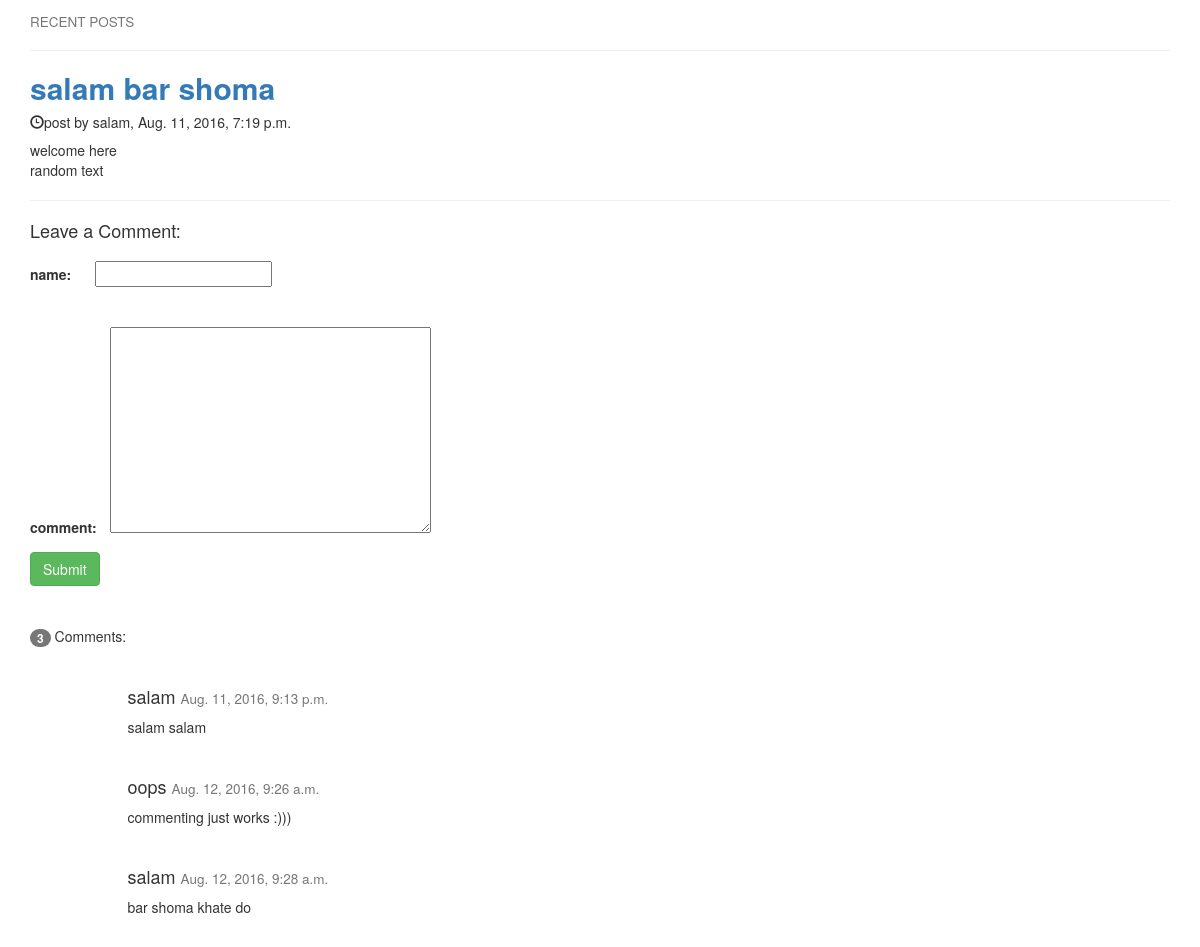
The page /blog/post?pid=1 on the database its author committed.
### blog/models.py (models this page shows, shortened)
class Post(models.Model):
    author = models.ForeignKey(User)
    date = models.DateTimeField(default = timezone.now)
    title = models.CharField(max_length = 100)
    text = models.TextField()

class Comment(models.Model):
    post = models.ForeignKey(Post)
    name = models.CharField(max_length = 100)
    text = models.TextField()
    date = models.DateTimeField(default = timezone.now)

### blog/views.py (the view)
# urls.py: url(r'post', blog.views.show_post),
def show_post(request):
    pid = request.GET.get('pid')
    pst = Post.objects.get(id=pid)
    if request.method=='POST':
        form = CommentForm(request.POST)
        if form.is_valid():
            cm = Comment(post=pst,name=form.cleaned_data['name'],text=form.cleaned_data['text'])
            cm.save()
    comments = pst.comment_set.all()
    comment_form = CommentForm()
    count = len(comments)
    template = 'post.html'
    return render(request, template, {'post': pst, 'count': count, 'comment_form':comment_form,'comments': comments})

### blog/forms.py
class CommentForm(forms.Form):
    name = forms.CharField(max_length=100,label="name:")
    text = forms.CharField(widget=forms.Textarea,label="comment:")

### blog/templates/post.html (shortened to what this page needs)
<!DOCTYPE html>
<html lang="en">
<head>
    <link rel="stylesheet" href="http://maxcdn.bootstrapcdn.com/bootstrap/3.3.7/css/bootstrap.min.css">
</head>
<body>
<div class="container">
    <h4>
        <a href="/blog/">
            <small>RECENT POSTS</small>
        </a>
    </h4>
    <hr>
    <h2><strong><a href="/blog/post?pid={{ post.id }}">{{ post.title }}</a></strong></h2>
    <h5><span class="glyphicon glyphicon-time"></span>post by {{ post.author }}, {{ post.date }}</h5>
    <p>{{ post.text|linebreaksbr }}</p>
    <hr>
    <h4>Leave a Comment:</h4>
    <form action="" method="post">
        {{ comment_form.as_p }}
        <button type="submit" class="btn btn-success">Submit</button>
    </form>
    <br><br>
    <p><span class="badge">{{ count }}</span> Comments:</p><br>
    {% for cm in comments %}
    <div class="row">
        <div class="col-sm-1 text-center">
        </div>
        <div class="col-sm-10">
            <h4>{{ cm.name }}
                <small>{{ cm.date }}</small>
            </h4>
            <p>{{ cm.text }}</p>
            <br>
        </div>
    </div>
    {% endfor %}
</div>
</body>
</html>

### blog/templates/post.html (style rules this page uses)
input { margin-top:10px; margin-left: 20px; margin-bottom: 20px; }
textarea { margin-top: 10px; margin-left: 10px; }

### rows shown on the page
Post: title "salam bar shoma", author "salam", date "Aug. 11, 2016, 7:19 p.m.", text "welcome here random text"
Comment: name "salam", date "Aug. 11, 2016, 9:13 p.m.", text "salam salam"
Comment: name "oops", date "Aug. 12, 2016, 9:26 a.m.", text "commenting just works :)))"
Comment: name "salam", date "Aug. 12, 2016, 9:28 a.m.", text "bar shoma khate do"

### other values the page prints
{{ count }} "3"
